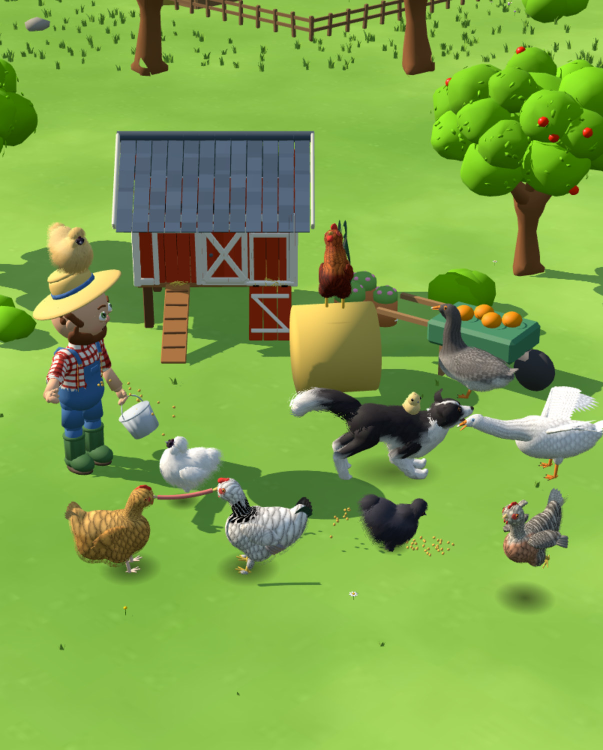
#> input picture 3d/welcome.jpg, 1206 x 1500 px (shown at 1/2 size)
$ python icon_make.py 3d/welcome.jpg
#> lines starting #> are read from the running program, lines starting #| are printed output that depends on the picture
"""App icon: a bird render standing on a green hill against a warm sky. Usage: python3 icon_make.py SRC.png"""
import sys
from PIL import Image, ImageDraw
import numpy as np
def bgimg(S):
    y=np.linspace(0,1,S); top=np.array([255,224,130]); bot=np.array([246,176,52])
    arr=np.zeros((S,S,3),np.float32)
    for c in range(3): arr[:,:,c]=(top[c]*(1-y)+bot[c]*y)[:,None]
    yy,xx=np.mgrid[0:S,0:S]; d=np.hypot(xx-S*0.5,yy-S*0.42)/S
    arr+=(np.clip(0.55-d,0,1)*90)[:,:,None]*np.array([1,0.9,0.6])
    im=Image.fromarray(arr.clip(0,255).astype(np.uint8)).convert('RGBA')
    hill=Image.new('RGBA',(S,S),(0,0,0,0)); hd=ImageDraw.Draw(hill)
    hd.ellipse((-S*0.35,S*0.70,S*1.35,S*1.6),fill=(86,158,84,255)); hd.ellipse((-S*0.2,S*0.76,S*1.2,S*1.7),fill=(63,143,78,255))
    return Image.alpha_composite(im,hill)
r=Image.open(sys.argv[1]).convert('RGBA'); A=np.array(r).astype(np.float32); a=A[:,:,3]
#> after `a = A[:, :, 3]`: a: shape (1500, 1206) float32; every value is 255
ys,xs=np.where(a>200); x0,x1,y0,y1=xs.min(),xs.max(),ys.min(),ys.max()
#> after `x0, x1, y0, y1 = (xs.min(), xs.max(), ys.min(), ys.max())`: x0 = 0; x1 = 1205; y0 = 0; y1 = 1499
fx=xs[ys>y1-15].mean(); yy,xx=np.mgrid[0:a.shape[0],0:a.shape[1]]
#> after `fx = xs[ys > y1 - 15].mean()`: fx = 602.5
w=np.exp(-((xx-fx)/((x1-x0)*0.34))**2-((yy-y1)/((y1-y0)*0.06))**2)
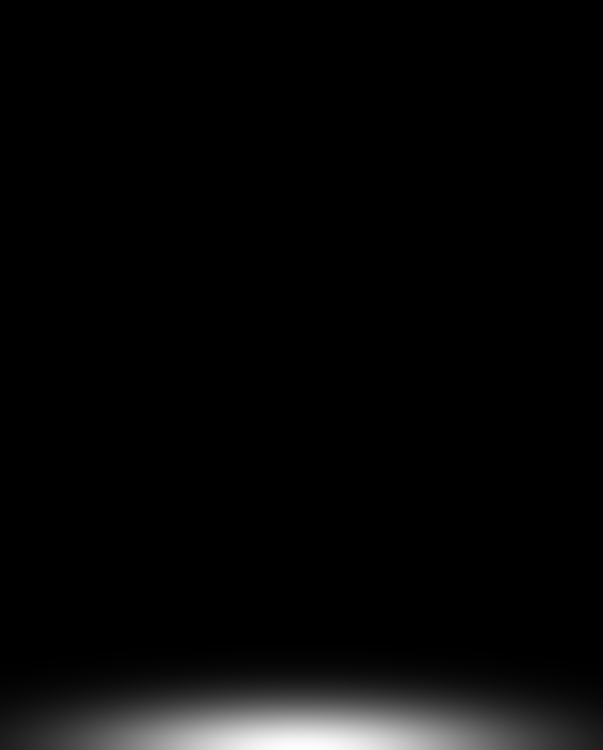
#> w: shape (1500, 1206) float64 (shown at 1/2 size); min 2.65e-122, max 1, mean 0.031
A[:,:,3]=np.where(a<200, a*w, a)
bird=Image.fromarray(A.clip(0,255).astype(np.uint8)).crop((max(0,x0-40),y0,min(a.shape[1],x1+40),min(a.shape[0],y1+60)))
def make(S, hfrac, path, base, wmax):
    im=bgimg(S); h=int(S*hfrac*bird.size[1]/(y1-y0+60)); w_=int(bird.size[0]*h/bird.size[1])
#> in bgimg, `im=Image.fromarray(arr.clip(0,255).astype(np.uint8)).convert('RGBA')`:
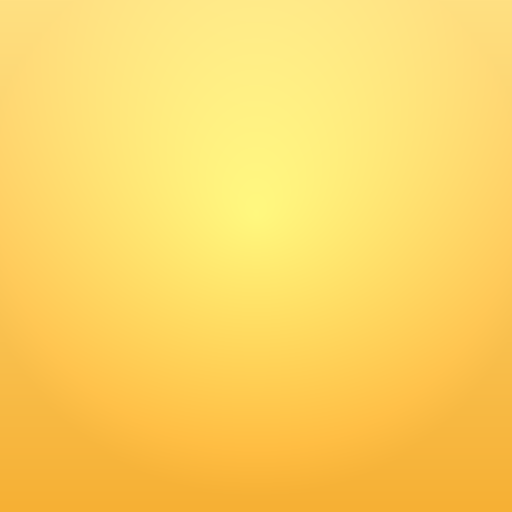
#> im: PIL image 1024x1024 RGBA (shown at 1/2 size); mean R, G, B, A 253.5, 213.3, 99.7, 255
#> in bgimg, `hill = Image.new('RGBA', (S, S), (0, 0, 0, 0))`: hill: PIL image 1024x1024 RGBA; every value is 0
#> in bgimg, `return Image.alpha_composite(im,hill)`:
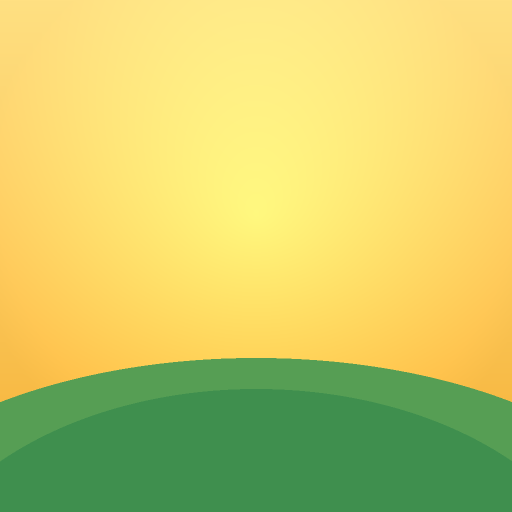
#> returned value: PIL image 1024x1024 RGBA (shown at 1/2 size); mean R, G, B, A 204.1, 202.4, 103.6, 255
#> after `h = int(S * hfrac * bird.size[1] / (y1 - y0 + 60))`: h = 729
#> after `w_ = int(bird.size[0] * h / bird.size[1])`: w_ = 586
    if w_>S*wmax: w_=int(S*wmax); h=int(bird.size[1]*w_/bird.size[0])
    b=bird.resize((w_,h),Image.LANCZOS); off=int(60*h/bird.size[1])
#> after `b = bird.resize((w_, h), Image.LANCZOS)`:
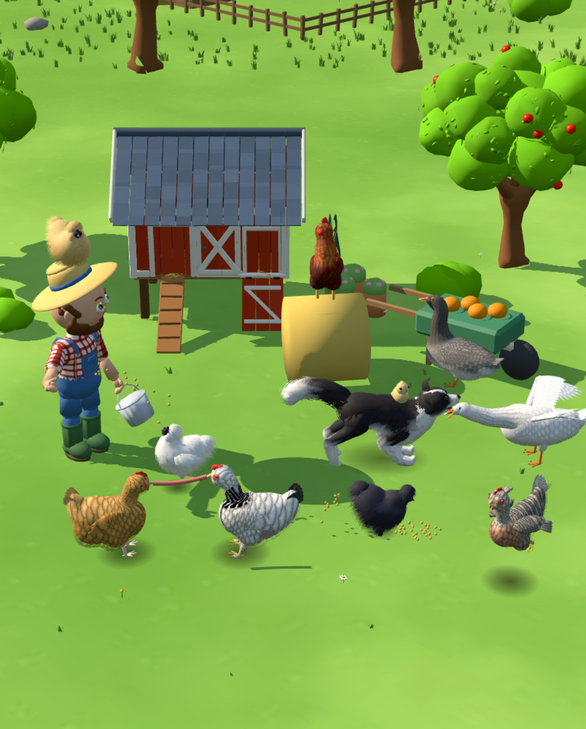
#> b: PIL image 586x729 RGBA; mean R, G, B, A 126.5, 165.3, 74.5, 255
#> after `off = int(60 * h / bird.size[1])`: off = 29
    im.alpha_composite(b,((S-w_)//2, int(S*base)-h+off)); im.convert('RGB').save(path)
#> after `im.alpha_composite(b, ((S - w_) // 2, int(S * base) - h + off))`:
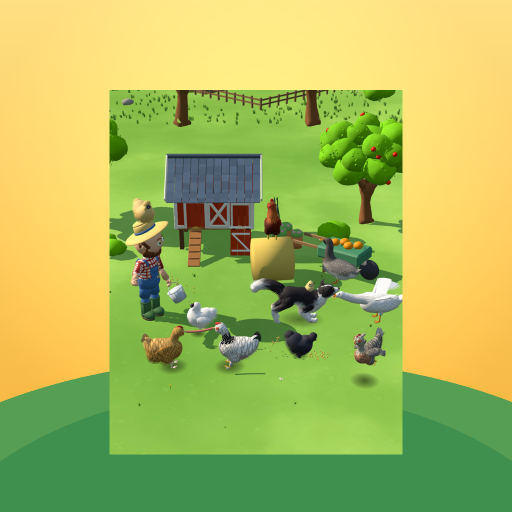
#> im: PIL image 1024x1024 RGBA (shown at 1/2 size); mean R, G, B, A 170.7, 184.6, 91.2, 255
make(1024,0.74,'r/icon/icon1024.png',0.86,0.88)
make(1024,0.56,'r/icon/maskable1024.png',0.8,0.7)
#> call 2 of make, with S = 1024, hfrac = 0.56, path = 'r/icon/maskable1024.png', base = 0.8, wmax = 0.7
#> in make (call 2), `h = int(S * hfrac * bird.size[1] / (y1 - y0 + 60))`: h = 551
#> in make (call 2), `w_ = int(bird.size[0] * h / bird.size[1])`: w_ = 443
#> in make (call 2), `off = int(60 * h / bird.size[1])`: off = 22
#> in make (call 2), `im.alpha_composite(b, ((S - w_) // 2, int(S * base) - h + off))`:
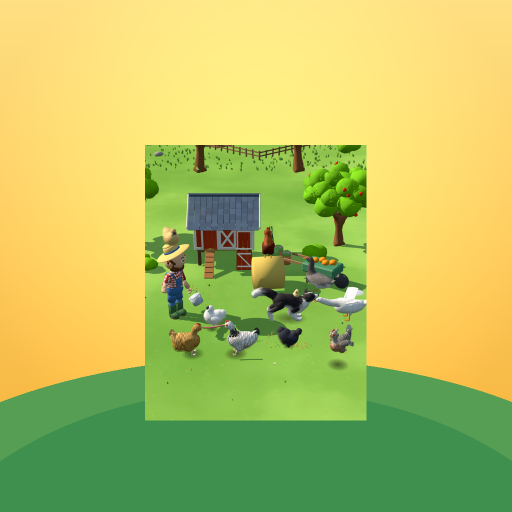
#> im: PIL image 1024x1024 RGBA (shown at 1/2 size); mean R, G, B, A 183.3, 191.3, 96.5, 255

$ run again, on assets/farm_phone.jpg
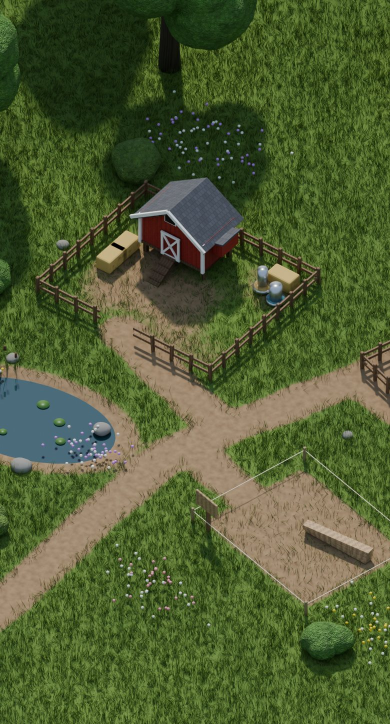
#> input picture assets/farm_phone.jpg, 780 x 1448 px (shown at 1/2 size)
#> a: shape (1448, 780) float32; every value is 255
#> x0 = 0; x1 = 779; y0 = 0; y1 = 1447
#> fx = 389.5
#> hill: PIL image 1024x1024 RGBA; every value is 0
#> h = 728
#> w_ = 392
#> off = 30
#> in make, `im.alpha_composite(b, ((S - w_) // 2, int(S * base) - h + off))`:
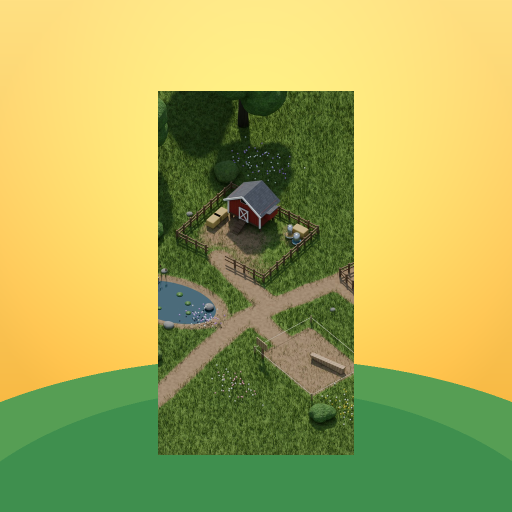
#> im: PIL image 1024x1024 RGBA (shown at 1/2 size); mean R, G, B, A 169.4, 170.4, 88.5, 255
#> h = 550
#> w_ = 296
#> b: PIL image 296x550 RGBA
#> off = 22
#> in make (call 2), `im.alpha_composite(b, ((S - w_) // 2, int(S * base) - h + off))`:
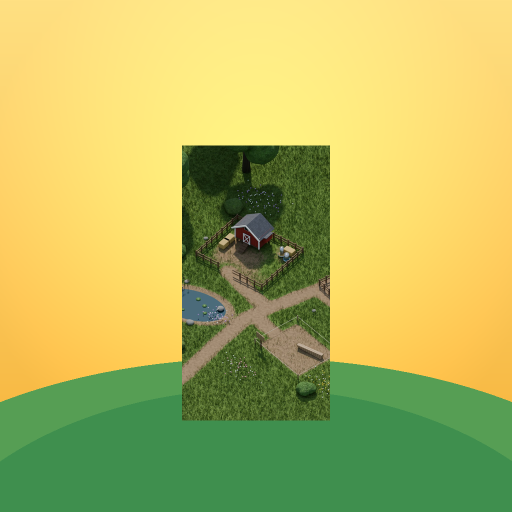
#> im: PIL image 1024x1024 RGBA (shown at 1/2 size); mean R, G, B, A 183.1, 183.6, 95, 255

$ run again, on assets/farm_phone2.jpg
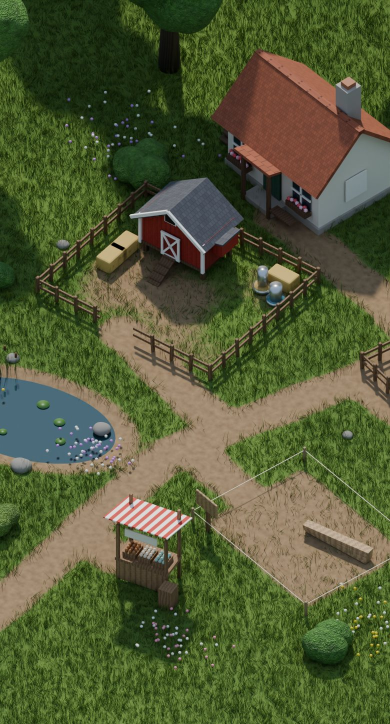
#> input picture assets/farm_phone2.jpg, 780 x 1448 px (shown at 1/2 size)
#> a: shape (1448, 780) float32; every value is 255
#> x0 = 0; x1 = 779; y0 = 0; y1 = 1447
#> fx = 389.5
#> hill: PIL image 1024x1024 RGBA; every value is 0
#> h = 728
#> w_ = 392
#> off = 30
#> in make, `im.alpha_composite(b, ((S - w_) // 2, int(S * base) - h + off))`:
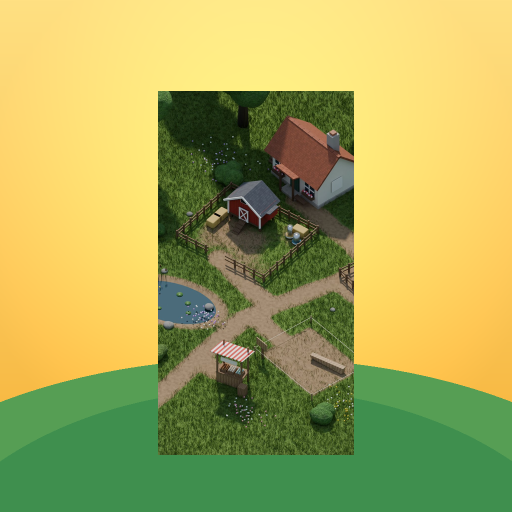
#> im: PIL image 1024x1024 RGBA (shown at 1/2 size); mean R, G, B, A 170.3, 169.7, 89.4, 255
#> h = 550
#> w_ = 296
#> b: PIL image 296x550 RGBA
#> off = 22
#> in make (call 2), `im.alpha_composite(b, ((S - w_) // 2, int(S * base) - h + off))`:
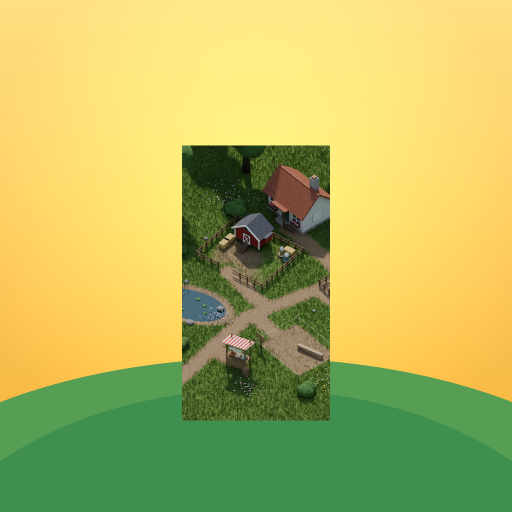
#> im: PIL image 1024x1024 RGBA (shown at 1/2 size); mean R, G, B, A 183.6, 183.2, 95.6, 255
